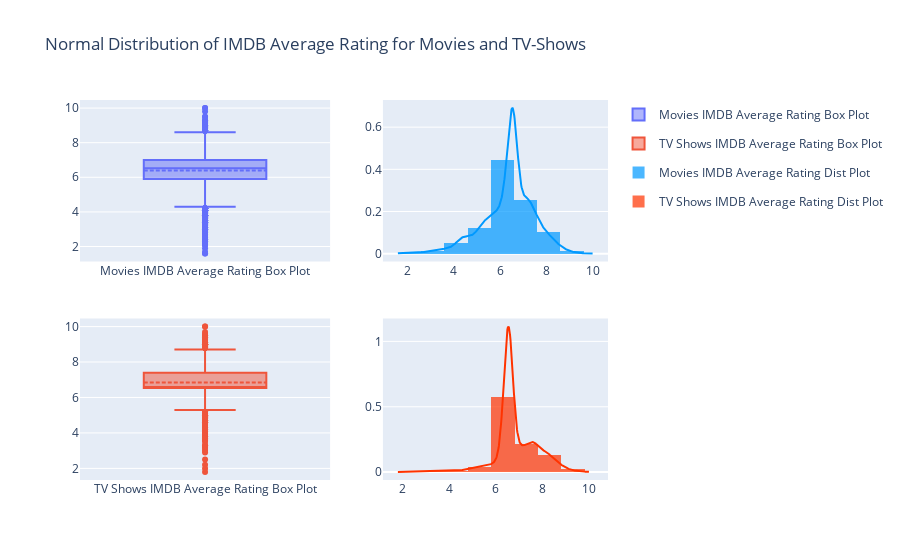

Write notebook code for a chart like this one.
### Code cell
fig = make_subplots(rows=2, cols=2, row_heights= [1000, 1000], column_widths= [1000,900])

boxFigMovies = go.Box(y=movies_df["IMDB Average Rating"], name="Movies IMDB Average Rating Box Plot", orientation='v', boxmean=True)
boxFigTVShows = go.Box(y=tvShows_df["IMDB Average Rating"],quartilemethod= 'inclusive', name="TV Shows IMDB Average Rating Box Plot", orientation='v', boxmean=True)
distplotfigMovies = ff.create_distplot([movies_df['IMDB Average Rating']], group_labels= ['Movies IMDB Average Rating Dist Plot'], colors=["#0099ff"])
distplotfigTvShows = ff.create_distplot([tvShows_df['IMDB Average Rating']], group_labels= ['TV Shows IMDB Average Rating Dist Plot'], colors=["#ff3300"])

fig.add_trace(boxFigMovies, row=1, col=1)
fig.add_trace(boxFigTVShows, row=2, col=1)

for k in range(len(distplotfigMovies.data)):
    fig.add_trace(distplotfigMovies.data[k],
    row=1, col=2)

for k in range(len(distplotfigTvShows.data)):
    fig.add_trace(distplotfigTvShows.data[k],
    row=2, col=2)

fig.update_layout(title_text='Normal Distribution of IMDB Average Rating for Movies and TV-Shows')

fig.show()

fig.write_image("./Plots/Normal Distribution of IMDB Average Rating for Movies and TV-Shows.jpeg")

### Figure 1 — Plotly figure (JSON) as saved in the notebook; plotly's stock layout.template omitted (floating-point values rounded to 4 significant figures; data arrays with more than 128 entries replaced by an {"elided": "..."} marker saying what was removed)
{"data": [{"boxmean": true, "name": "Movies IMDB Average Rating Box Plot", "orientation": "v", "type": "box", "xaxis": "x", "y": {"elided": "4709 float values"}, "yaxis": "y"}, {"boxmean": true, "name": "TV Shows IMDB Average Rating Box Plot", "orientation": "v", "quartilemethod": "inclusive", "type": "box", "xaxis": "x3", "y": {"elided": "2133 float values"}, "yaxis": "y3"}, {"autobinx": false, "histnorm": "probability density", "legendgroup": "Movies IMDB Average Rating Dist Plot", "marker": {"color": "#0099ff"}, "name": "Movies IMDB Average Rating Dist Plot", "opacity": 0.7, "type": "histogram", "x": {"elided": "4709 float values"}, "xaxis": "x2", "xbins": {"end": 10, "size": 1, "start": 1.6}, "yaxis": "y2"}, {"legendgroup": "Movies IMDB Average Rating Dist Plot", "marker": {"color": "#0099ff"}, "mode": "lines", "name": "Movies IMDB Average Rating Dist Plot", "showlegend": false, "type": "scatter", "x": {"elided": "500 float values"}, "xaxis": "x2", "y": {"elided": "500 float values"}, "yaxis": "y2"}, {"legendgroup": "Movies IMDB Average Rating Dist Plot", "marker": {"color": "#0099ff", "symbol": "line-ns-open"}, "mode": "markers", "name": "Movies IMDB Average Rating Dist Plot", "showlegend": false, "type": "scatter", "x": {"elided": "4709 float values"}, "xaxis": "x2", "y": {"elided": "4709 str values"}, "yaxis": "y2"}, {"autobinx": false, "histnorm": "probability density", "legendgroup": "TV Shows IMDB Average Rating Dist Plot", "marker": {"color": "#ff3300"}, "name": "TV Shows IMDB Average Rating Dist Plot", "opacity": 0.7, "type": "histogram", "x": {"elided": "2133 float values"}, "xaxis": "x4", "xbins": {"end": 10, "size": 1, "start": 1.8}, "yaxis": "y4"}, {"legendgroup": "TV Shows IMDB Average Rating Dist Plot", "marker": {"color": "#ff3300"}, "mode": "lines", "name": "TV Shows IMDB Average Rating Dist Plot", "showlegend": false, "type": "scatter", "x": {"elided": "500 float values"}, "xaxis": "x4", "y": {"elided": "500 float values"}, "yaxis": "y4"}, {"legendgroup": "TV Shows IMDB Average Rating Dist Plot", "marker": {"color": "#ff3300", "symbol": "line-ns-open"}, "mode": "markers", "name": "TV Shows IMDB Average Rating Dist Plot", "showlegend": false, "type": "scatter", "x": {"elided": "2133 float values"}, "xaxis": "x4", "y": {"elided": "2133 str values"}, "yaxis": "y4"}], "layout": {"title": {"text": "Normal Distribution of IMDB Average Rating for Movies and TV-Shows"}, "xaxis": {"anchor": "y", "domain": [0, 0.4737]}, "xaxis2": {"anchor": "y2", "domain": [0.5737, 1]}, "xaxis3": {"anchor": "y3", "domain": [0, 0.4737]}, "xaxis4": {"anchor": "y4", "domain": [0.5737, 1]}, "yaxis": {"anchor": "x", "domain": [0.575, 1]}, "yaxis2": {"anchor": "x2", "domain": [0.575, 1]}, "yaxis3": {"anchor": "x3", "domain": [0, 0.425]}, "yaxis4": {"anchor": "x4", "domain": [0, 0.425]}}}
